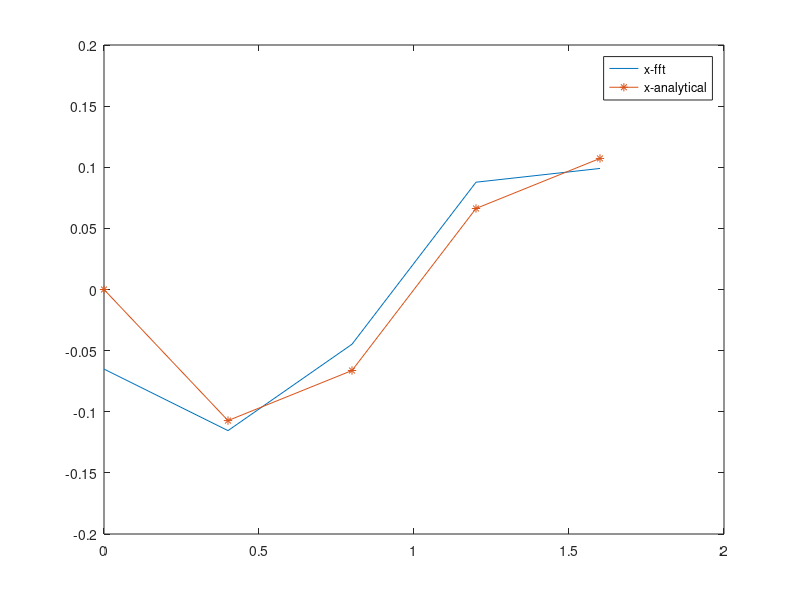
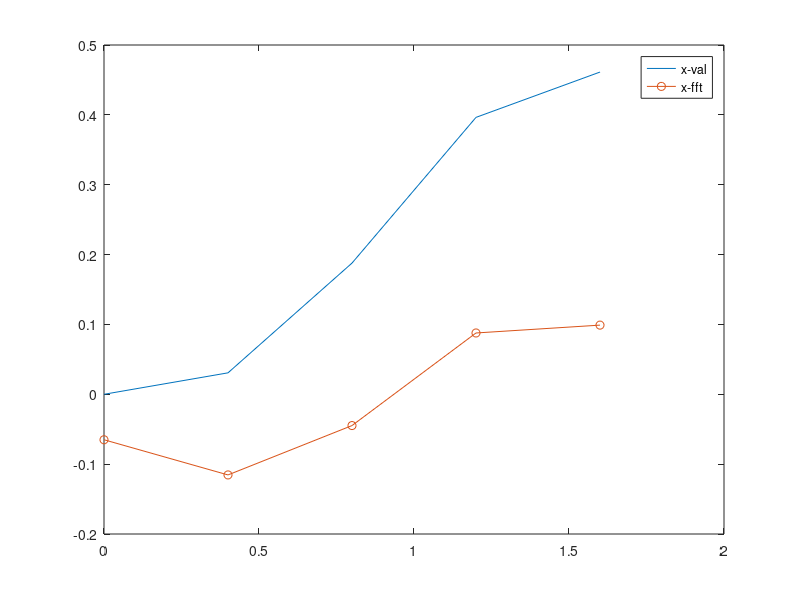

MATLAB code to generate these figures, in order:
%Linear forcing differential equation x"+x=sin(wt)
function harmonic_balance()
clc
clear all
close all
global N T w t F W X
N=5;
T=2;
w=2*pi/T;
t=linspace(0,T,N+1);%actually they will be N equally divided points in continuous system
t=t(1:end-1);%we required N-1 points in the current system
F=sin(w*t);%forcing term
iw=(0:ceil(N-1)/2)*1i*(w);
miw=(-1i)*(floor(N/2):-1:1)*(w);
W=[iw,miw];
X=fft(F);
x=fminsearch(error(), X);

function residue=error()
dotX=W.*X;
dotx=ifft(dotX);
ddotX=(W.^2).*X;
ddotx=ifft(ddotX);
x0=ddotx/W.^2;

residue=@(X) sum(abs(ddotx+x0-F))

end
 figure(1)
 plot(t,ifft(x)/(1-w^2),t,F./(1-w^2),'*-')
 legend('x-fft','x-analytical')
 x_0=0;v0=0;
 fnc = @(t,x)[x(2);sin(w*t)-x(1)]
 [tspan,xval] = ode45(fnc,t,[x_0 v0])
 figure(2)
 plot(t,xval(:,1),t,ifft(x)/(1-w^2),'o-')
 legend('x-val','x-fft')
end
